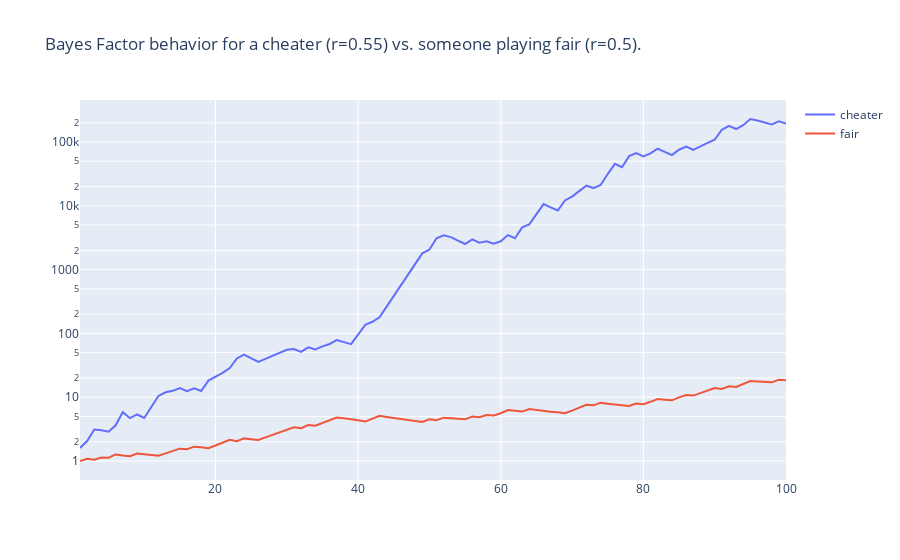

Write notebook code for a chart like this one.
### Code cell
from numpy.random import default_rng

random  = default_rng(42)
mean    = 8.2
stdev   = 3.6
r_cheat = 0.55
r_fair  = 0.5
count   = 100

vec_n     = list()
cheat_k = list()
cheat_y = list()
fair_k    = list()
fair_y    = list()

for _ in range(count):
    
    n = int(random.standard_normal()*stdev + mean + .5) + 1
    vec_n.append( n )
    cheat_k.append( int(r_cheat*n + .5) )
    fair_k.append( int(r_fair*n + .5) )
    
    cheat_y.append( float(bayes_factor(vec_n, cheat_k, r_maximal_likelihood(vec_n, cheat_k), r_fair)) ) 
    fair_y.append( float(bayes_factor(vec_n, fair_k, r_maximal_likelihood(vec_n, fair_k), r_fair)) )
    
x = list(range(1,count+1))
fig = go.Figure()
fig.add_trace( go.Scatter(x=x, y=cheat_y, name='cheater', mode='lines') )
fig.add_trace( go.Scatter(x=x, y=fair_y, name='fair', mode='lines') )

fig.update_layout(title=f"Bayes Factor behavior for a cheater (r={r_cheat}) vs. someone playing fair (r={r_fair}).")
fig.update_yaxes(type="log")

fig.show()
